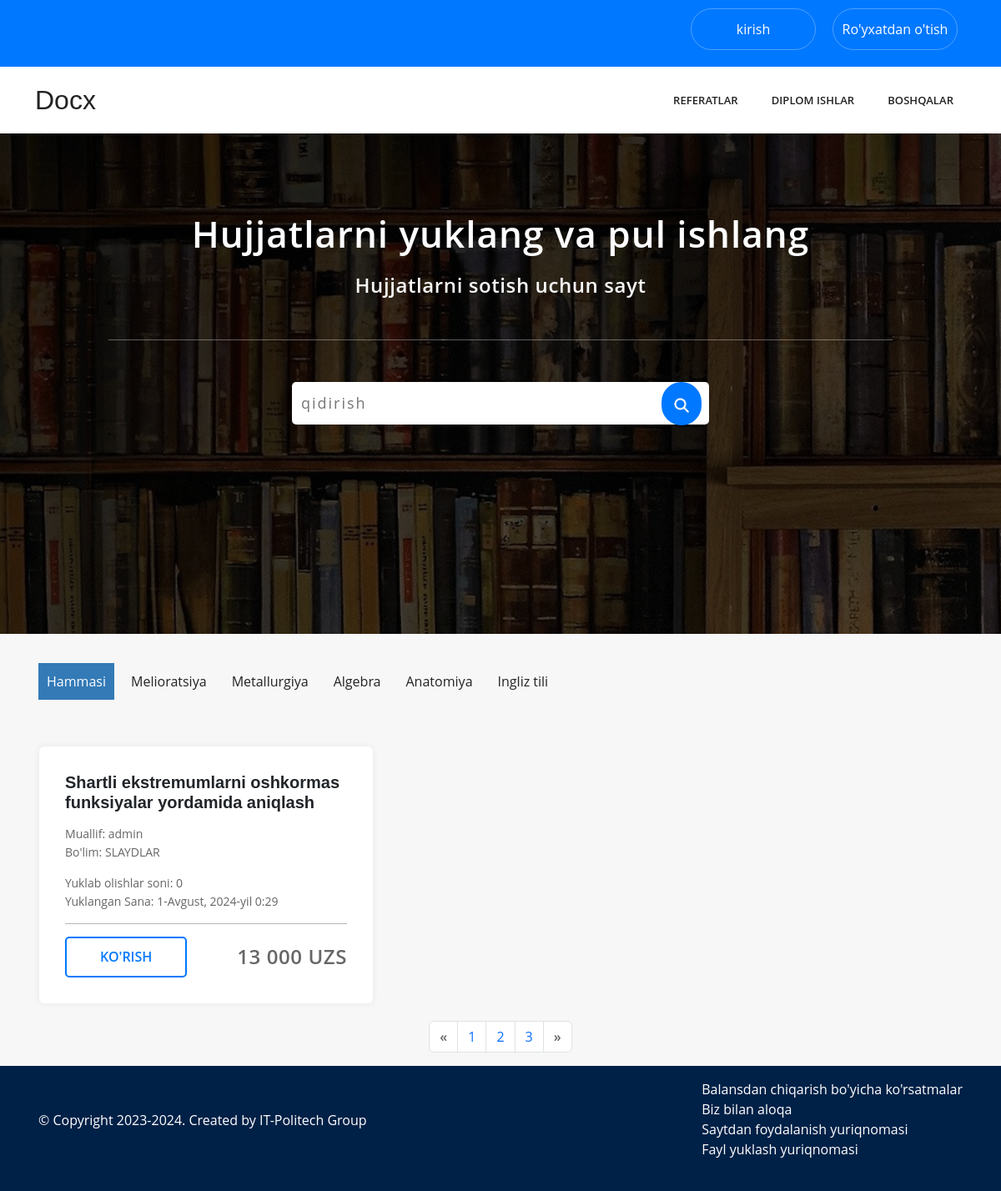
The page /category/3 on the database its author committed.
### products/models.py (models this page shows, shortened)
class Category(models.Model):
    name = models.CharField( max_length=150)
    class Meta:
        verbose_name = "category"
        verbose_name_plural = "categorys"
    def __str__(self):
        return self.name

class CategoryScience(models.Model):
    name = models.CharField( max_length=100)
    class Meta:
        verbose_name = "category Science"
        verbose_name_plural = "category Science"

class Product(models.Model):
    Author = models.ForeignKey(CustomUser, on_delete=models.CASCADE)
    category = models.ForeignKey(Category, on_delete=models.CASCADE)
    categoryScience = models.ForeignKey("CategoryScience", on_delete=models.CASCADE)
    name = models.CharField( max_length=150, verbose_name='Mavzu')
    price = models.CharField( max_length=50, verbose_name='narxi')
    created = models.DateTimeField( auto_now_add=False, verbose_name='yuklangan sana')
    file = models.FileField( upload_to='Files/' )
    class Meta:
        verbose_name = "Article"
        verbose_name_plural = "Articles"

### users/models.py (models this page shows)
class CustomUser(AbstractUser):
    username = models.CharField(max_length=150, unique=True)
    phone_number = models.CharField(max_length=15)
    def __str__(self) -> str:
        return self.username

### myapp/views.py (the view)
# urls.py: path('category/<int:pk>',categoryFilter, name='category_list'),
def categoryFilter(request,pk):
    products = Product.objects.filter(category_id=pk)
    category = Category.objects.all()
    context = {
        "category":category,
        "products":products,
    }
    return render(request, "index.html", context)

### myapp/views.py (called while the page is built)
def for_all_pages(request):
    category = Category.objects.all()
    science = CategoryScience.objects.all()
    return {"category":category, "science":science}

### templates/index.html
{% extends "base.html" %}
{% load static %}
{% block content %}
    <section class="bg-img">
        <div class="container cont-nav-center">
            <h1>Hujjatlarni yuklang va pul ishlang</h1>
            <p>Hujjatlarni sotish uchun sayt</p>
            <div class="nav-cont-line"></div>
            <div class="cont-nav-center-box">
                <div class="search-input">
                    <input type="text" placeholder="qidirish">
                    <a href="#"><img src="{% static "img/Remove-bg.ai_1721827232078.png" %}"></a>
                </div>
            </div>
        </div>
    </section>
    <section class="categorys">
        <div class="container">
            <ul>
                <li><a href="#" class='active'>Hammasi</a></li>
                {% for i in science %}
                    <li><a href="{% url "main:article_list" i.pk %}">{{ i.name }}</a></li>
                {% endfor %}
            </ul>
        </div>
    </section>
    <section>
        <div class="container d-flex flex-wrap mb-3">
            {% for product in products %}
            {% if forloop.counter <= 6 %}
            <div class="card">
                <div class="card-body">
                    <h5 class="card-title">{{ product.name|truncatewords:7 }}</h5>
                    <div class="text-name">
                        <p class="p1">Muallif: {{ product.Author }} </p>
                        <p class="p2">Bo'lim: {{ product.category }} </p>
                    </div>
                    <div class="text-data">
                        <p class="p1">Yuklab olishlar soni: 0 </p>
                        <p class="p2">Yuklangan Sana: {{ product.created }} </p>
                    </div>
                    <div class="card-line"></div>
                    <div class="text-btn">
                        <a href="#">Ko'rish</a>
                        <h4>{{ product.price }} UZS</h4>
                    </div>
                </div>
            </div>
            {% endif %}
            {% endfor %}
        </div>
    </section>
    <div class="container">
        <nav aria-label="Page navigation example ">
            <ul class="pagination justify-content-center">
              <li class="page-item">
                <a class="page-link" href="#" aria-label="Previous">
                  <span aria-hidden="true">&laquo;</span>
                </a>
              </li>
              <li class="page-item"><a class="page-link" href="#">1</a></li>
              <li class="page-item"><a class="page-link" href="#">2</a></li>
              <li class="page-item"><a class="page-link" href="#">3</a></li>
              <li class="page-item">
                <a class="page-link" href="#" aria-label="Next">
                  <span aria-hidden="true">&raquo;</span>
                </a>
              </li>
            </ul>
          </nav>
    </div>
{% endblock content %}

### templates/__navbar.html (shortened to what this page needs)
<nav class="navbar-top">
    <div class="container">
        <div class="navbar-box-top">
            {% if request.user.is_authenticated %}
                <a href="#">Fayl yuklash</a>
                <a href="">Profil</a>
                <a href="{% url "logout" %}">Log out</a>
            {% else %}
                <a href="{% url "login" %}">kirish</a>
                <a href="{% url "users:signup" %}">Ro'yxatdan o'tish</a>
            {% endif %}
        </div>
    </div>
    <div class="bg-2">
        <div class="container">
            <div class="navbar-box-bottom">
                <h2 class="link-h2">Docx</h2>
                <ul>
                    {% for i in category %}
                        {% if forloop.counter <= 2 %}
                            <li><a href="{% url 'main:category_list' i.pk %}">{{ i.name }}</a></li>
                        {% endif %}
                    {% endfor %}
                    <li class="vse"><a href="#">Boshqalar</a>
                    </li>
                </ul>
            </div>
        </div>
    </div>
</nav>

### static/css/main.css (style rules this page uses)
* { margin: 0; padding: 0; box-sizing: border-box; font-family: 'Open Sans', sans-serif; }
body { background-color: #f7f7f7; }
.navbar-top { background: #0078ff; }
.navbar-box-top { width: 100%; height: 80px; display: flex; justify-content: end; }
.navbar-box-top a { font-weight: 500; text-align: center; align-content: center; margin: 10px; border-radius: 30px; height: 50px; width: 150px; text-decoration: none; color: #fff; border: 1px solid rgba(255, 255, 255, 0.3); font-family: 'Open Sans', sans-serif; }
.bg-2 { background: #fff; }
.navbar-box-bottom { display: flex; justify-content: space-between; height: 80px; }
.navbar-box-bottom .link-h2 { display: flex; flex-direction: column; justify-content: center; text-decoration: none; color: #232323; font-weight: normal; font-family: 'Poppins', sans-serif; letter-spacing: 0; margin: 0; }
.navbar-box-bottom ul { display: flex; justify-content: space-between; list-style-type: none; }
.navbar-box-bottom ul li a { text-decoration: none; line-height: 80px; margin-left: 10px; color: #232323; transition: all .2s; font-size: 13px; font-weight: 600; letter-spacing: 0.06px; padding: 35px 15px; text-transform: uppercase; }
.bg-img { background-attachment: fixed; background-image: linear-gradient(rgba(0,0,0,0.7),rgba(0,0,0,0.5)),url(../img/rasm1.jpg); height: 600px; background-repeat: no-repeat; background-size: cover; }
.nav-cont-line { height: 1px; width: 100%; background: rgba(255, 255, 255, 0.349); margin-top: 50px; margin-bottom: 50px; }
.cont-nav-center { height: 300px; padding: 100px; text-align: center; }
.bg-img h1 { color: #f7f7f7; font-size: 44px; font-weight: 600; line-height: 1.3; margin-top: -8px; margin-bottom: 25px; letter-spacing: 0.6px; }
.bg-img p { color: #f7f7f7; font-size: 24px; font-weight: 600; line-height: 1.3; margin-top: -8px; margin-bottom: 25px; letter-spacing: 0.6px; }
.cont-nav-center-box { display: flex; justify-content: center; }
.search-input { width: 500px; background: #fff; height:51px; border-radius: 5px; }
.search-input input { border: none; outline: none; letter-spacing: 2px; padding: 2px; margin: 10px 0 !important; width: 430px; font-size: 18px; }
.search-input a { background: #0078ff; padding: 15px 4px; border-radius: 100px; color: #fff !important; }
.search-input a img { width: 40px; }
.categorys { padding: 30px 0; }
.categorys ul { display: flex; flex-wrap: wrap; list-style: none; }
.categorys ul li a { display: inline-block; text-decoration: none; color: #232323; padding: 10px; margin: 5px; transition: all .2s; }
.active { color: #fff !important; margin-left: -28px !important ; background-color: #337ab7; }
.card { width: 400px; box-shadow: 0 0 10px rgba(0, 0, 0, 0.068); border: none !important; border-radius: none !important; margin: 5px; padding: 15px; }
.card h5 { font-weight: 600; font-family: 'Franklin Gothic Medium', 'Arial Narrow', Arial, sans-serif; }
.p1 { color: #666666; font-size: 14px; margin-top: 15px; }
.p2 { color: #666666; font-size: 14px; margin-top: -15px; }
.card-line { height: 1px; width: 100%; background: #00000049; margin: 15px 0; }
.text-btn { display: flex; justify-content: space-between; }
.text-btn a { display: inline-block; color: #0078ff; border: 2px solid #0078ff; -webkit-border-radius: 5px; -moz-border-radius: 5px; border-radius: 5px; text-transform: uppercase; font-weight: 600; padding: 10px 40px; text-decoration: none; }
.text-btn h4 { margin: 10px 0; font-weight: 600; letter-spacing: 0.6px; color: #666666; }
.cont-nav-center h1 { color: #fff; letter-spacing: 1px; }
span { font-weight: 600; color: #666666; }

### rows shown on the page
Category: name "REFERATLAR"
Category: name "DIPLOM ISHLAR"
CategoryScience: name "Melioratsiya"
CategoryScience: name "Metallurgiya"
CategoryScience: name "Algebra"
CategoryScience: name "Anatomiya"
CategoryScience: name "Ingliz tili"
Product: name "Shаrtli ekstremumlаrni oshkormаs funksiyаlаr yordаmidа аniqlаsh", Author "admin", category "SLAYDLAR", created "1-Avgust, 2024-yil 0:29", price "13 000"
